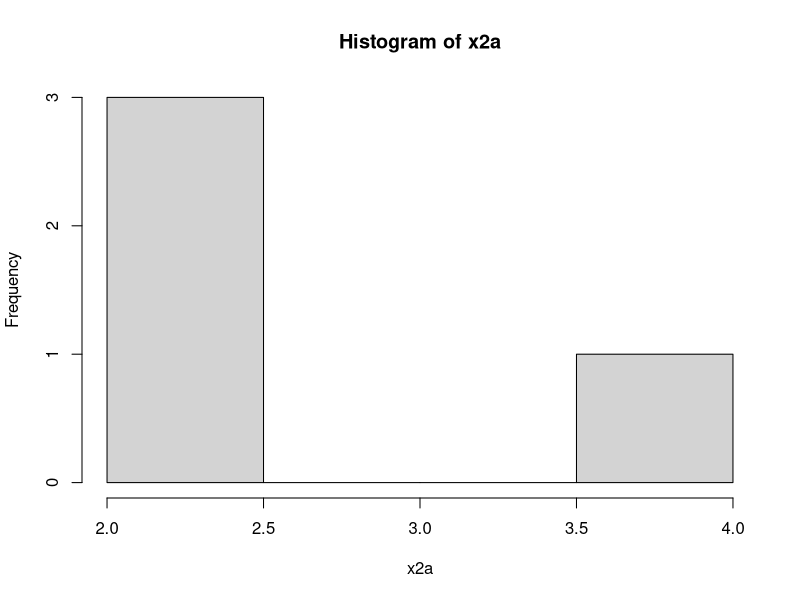
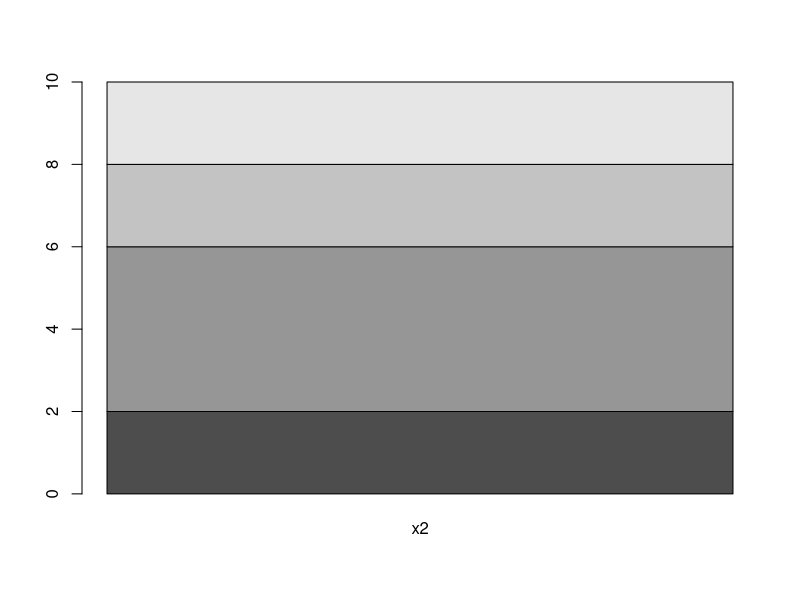
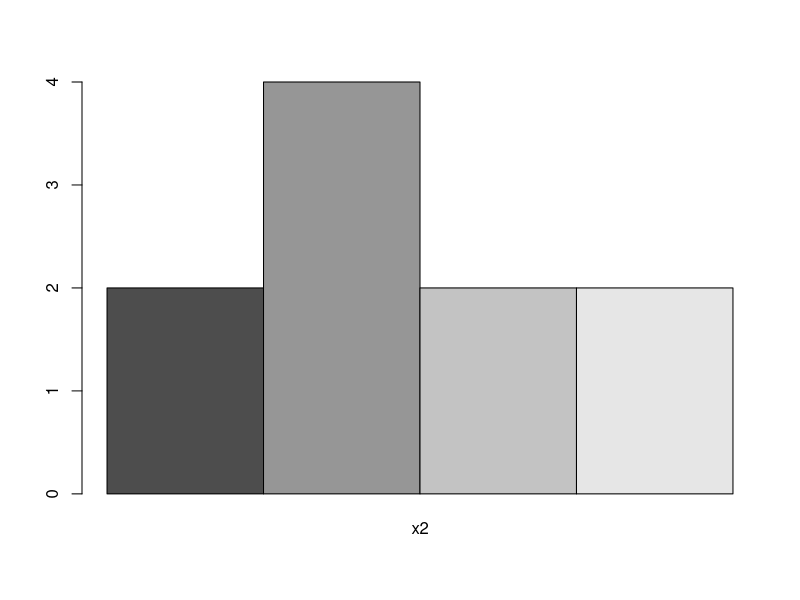
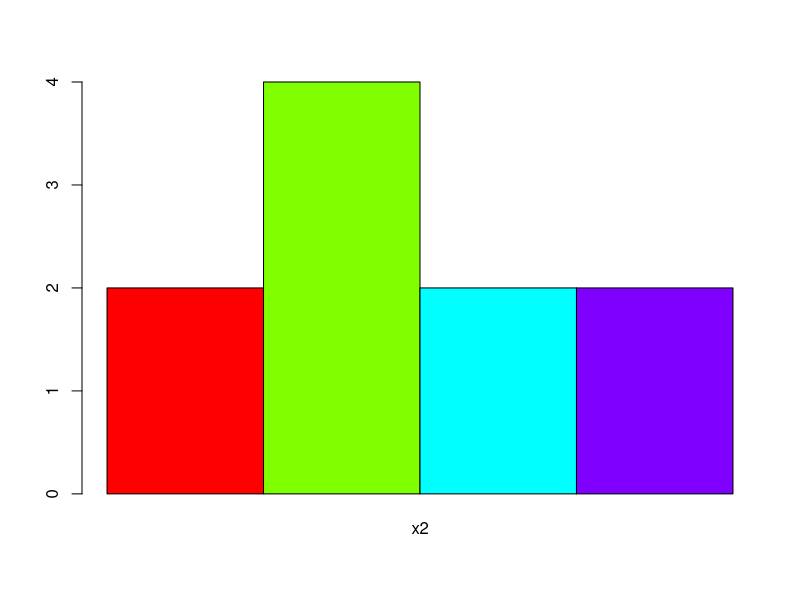
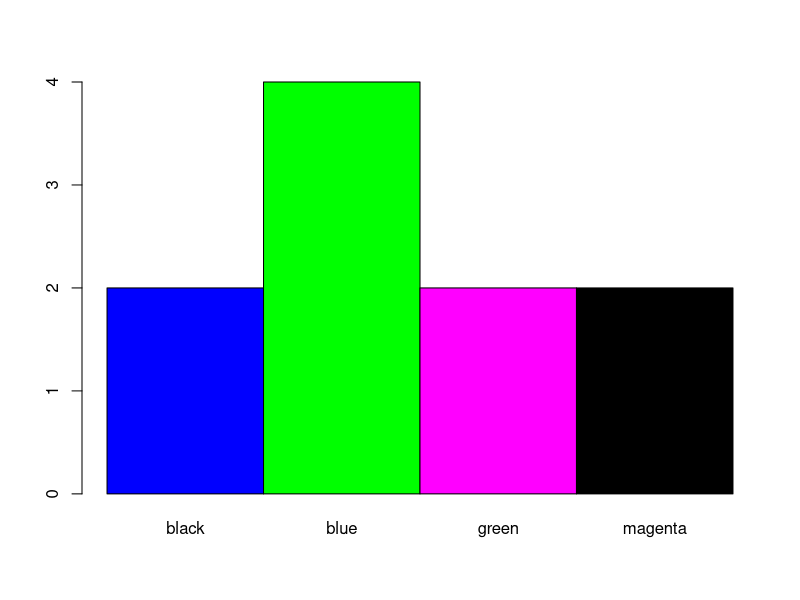
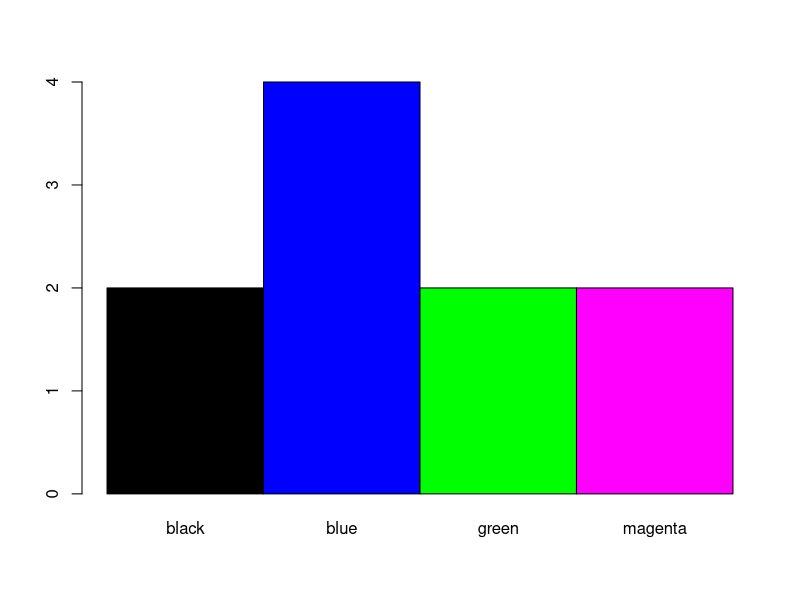
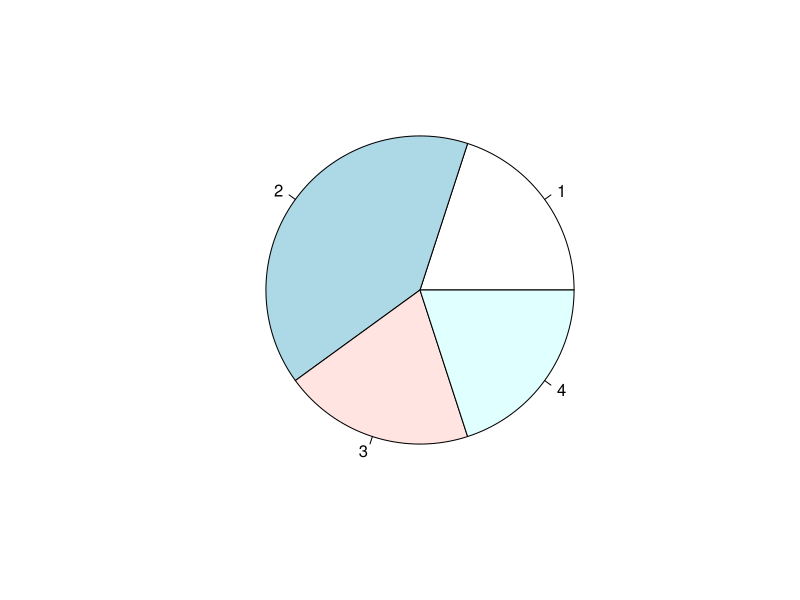
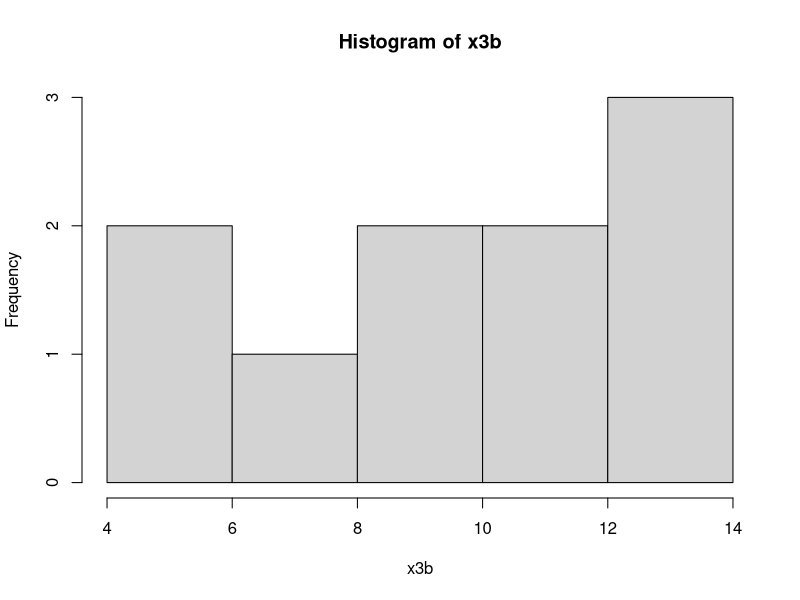

Write R code to recreate these figures, in order.
# Frequency Distribution

#Discrete Cat Data
(attend = c('A','P','P','A','P','A'))
table(attend)
cbind(table(attend))  # A & P on left side

#Discrete Category Data

color=c('blue','green','blue','magenta','blue','green', 'magenta','black','blue','black')
(x2 = table(color))
(x2a = cbind(x2))
hist(x2a)  # not relevant 
barplot(x2a)  # not good
barplot(x2a, beside=T)  # Better
unique(color) ; length(unique(color))
barplot(x2a, beside=T, col=rainbow(length(unique(color))))
barplot(x2a, beside=T, col=unique(color), names.arg=names(x2))
barplot(x2a, beside=T, col=sort(unique(color)), names.arg=names(x2))



pie(x2a)

#Continuous Data 
set.seed(1234)
x3 = runif(100,0,150)  # 0 to 150 marks range, 100 values 
x3
x3 = ceiling(x3)  #round to higher value
x3
range(x3)
# Divide range into step of 15 ie 10 levels
breaks = seq(0,150,by=15)
breaks
length(breaks)
x3
#x3[1] = 60; x3[2] = 75
x3.cut = cut(x3, breaks)
x3.cut
table(x3.cut)
cbind(table(x3.cut))  #see it vertically

#give intervals a character values a, b..
(x3.cut = cut(x3, breaks, labels=letters[1:10]))
#(x3.cut = cut(x3, breaks, labels=letters[1:length(breaks)-1]))
x3.cut

(x3a = table(x3.cut))
(x3b = cbind(x3a))

#plot these freq Table: which is better
hist(x3b)
pie(x3b)
barplot(x3b, beside=T)
barplot(x3b, beside=T, names.arg =rownames(x3b))
plot(x3b)

hist(x3)
hist(x3, breaks=15, col=1:15)

h = hist(x3)
h     
hist(x3, freq=F)
lines(density(x3))

x4=rnorm(1000, 60, 5)
hist(x4, freq = F)
lines(density(x4))
